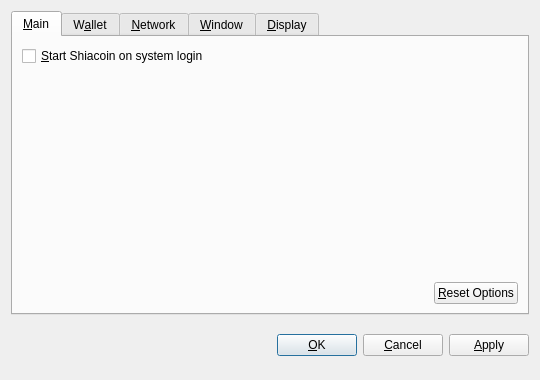
<?xml version="1.0" encoding="UTF-8"?>
<ui version="4.0">
 <class>OptionsDialog</class>
 <widget class="QDialog" name="OptionsDialog">
  <property name="geometry">
   <rect>
    <x>0</x>
    <y>0</y>
    <width>540</width>
    <height>380</height>
   </rect>
  </property>
  <property name="windowTitle">
   <string>Options</string>
  </property>
  <property name="modal">
   <bool>true</bool>
  </property>
  <layout class="QVBoxLayout" name="verticalLayout">
   <item>
    <widget class="QTabWidget" name="tabWidget">
     <property name="tabPosition">
      <enum>QTabWidget::North</enum>
     </property>
     <property name="currentIndex">
      <number>0</number>
     </property>
     <widget class="QWidget" name="tabMain">
      <attribute name="title">
       <string>&amp;Main</string>
      </attribute>
      <layout class="QVBoxLayout" name="verticalLayout_Main">
       <item>
        <widget class="QCheckBox" name="bitcoinAtStartup">
         <property name="toolTip">
          <string>Automatically start Shiacoin after logging in to the system.</string>
         </property>
         <property name="text">
          <string>&amp;Start Shiacoin on system login</string>
         </property>
        </widget>
       </item>
       <item>
        <spacer name="verticalSpacer_Main">
         <property name="orientation">
          <enum>Qt::Vertical</enum>
         </property>
         <property name="sizeHint" stdset="0">
          <size>
           <width>20</width>
           <height>40</height>
          </size>
         </property>
        </spacer>
       </item>
       <item>
        <layout class="QHBoxLayout" name="horizontalLayout_2_Main">
         <item>
          <spacer name="horizontalSpacer_2_Main">
           <property name="orientation">
            <enum>Qt::Horizontal</enum>
           </property>
           <property name="sizeHint" stdset="0">
            <size>
             <width>40</width>
             <height>20</height>
            </size>
           </property>
          </spacer>
         </item>
         <item>
          <widget class="QPushButton" name="resetButton">
           <property name="toolTip">
            <string>Reset all client options to default.</string>
           </property>
           <property name="text">
            <string>&amp;Reset Options</string>
           </property>
           <property name="autoDefault">
            <bool>false</bool>
           </property>
          </widget>
         </item>
        </layout>
       </item>
      </layout>
     </widget>
     <widget class="QWidget" name="tabWallet">
      <attribute name="title">
       <string>W&amp;allet</string>
      </attribute>
      <layout class="QVBoxLayout" name="verticalLayout_Network">
       <item>
        <widget class="QLabel" name="transactionFeeInfoLabel">
         <property name="text">
          <string>Optional transaction fee per kB that helps make sure your transactions are processed quickly. Most transactions are 1 kB.</string>
         </property>
         <property name="textFormat">
          <enum>Qt::PlainText</enum>
         </property>
         <property name="wordWrap">
          <bool>true</bool>
         </property>
        </widget>
       </item>
       <item>
        <layout class="QHBoxLayout" name="horizontalLayout_1_Main">
         <item>
          <widget class="QLabel" name="transactionFeeLabel">
           <property name="text">
            <string>Pay transaction &amp;fee</string>
           </property>
           <property name="textFormat">
            <enum>Qt::PlainText</enum>
           </property>
           <property name="buddy">
            <cstring>transactionFee</cstring>
           </property>
          </widget>
         </item>
         <item>
          <widget class="BitcoinAmountField" name="transactionFee"/>
         </item>
         <item>
          <spacer name="horizontalSpacer_1_Main">
           <property name="orientation">
            <enum>Qt::Horizontal</enum>
           </property>
           <property name="sizeHint" stdset="0">
            <size>
             <width>40</width>
             <height>20</height>
            </size>
           </property>
          </spacer>
         </item>
        </layout>
       </item>
       <item>
        <widget class="QLabel" name="label">
         <property name="text">
          <string>If you disable the spending of unconfirmed change, the change from a transaction cannot be used until that transaction has at least one confirmation. This also affects how your balance is computed.</string>
         </property>
         <property name="wordWrap">
          <bool>true</bool>
         </property>
        </widget>
       </item>
       <item>
        <widget class="QCheckBox" name="spendZeroConfChange">
         <property name="text">
          <string>Spend unconfirmed change  (experts only)</string>
         </property>
        </widget>
       </item>
       <item>
        <spacer name="verticalSpacer">
         <property name="orientation">
          <enum>Qt::Vertical</enum>
         </property>
         <property name="sizeHint" stdset="0">
          <size>
           <width>20</width>
           <height>40</height>
          </size>
         </property>
        </spacer>
       </item>
      </layout>
     </widget>
     <widget class="QWidget" name="tabNetwork">
      <attribute name="title">
       <string>&amp;Network</string>
      </attribute>
      <layout class="QVBoxLayout" name="verticalLayout_Network">
       <item>
        <widget class="QCheckBox" name="mapPortUpnp">
         <property name="toolTip">
          <string>Automatically open the Shiacoin client port on the router. This only works when your router supports UPnP and it is enabled.</string>
         </property>
         <property name="text">
          <string>Map port using &amp;UPnP</string>
         </property>
        </widget>
       </item>
       <item>
        <widget class="QCheckBox" name="connectSocks">
         <property name="toolTip">
          <string>Connect to the Shiacoin network through a SOCKS proxy (e.g. when connecting through Tor).</string>
         </property>
         <property name="text">
          <string>&amp;Connect through SOCKS proxy:</string>
         </property>
        </widget>
       </item>
       <item>
        <layout class="QHBoxLayout" name="horizontalLayout_Network">
         <item>
          <widget class="QLabel" name="proxyIpLabel">
           <property name="text">
            <string>Proxy &amp;IP:</string>
           </property>
           <property name="textFormat">
            <enum>Qt::PlainText</enum>
           </property>
           <property name="buddy">
            <cstring>proxyIp</cstring>
           </property>
          </widget>
         </item>
         <item>
          <widget class="QValidatedLineEdit" name="proxyIp">
           <property name="maximumSize">
            <size>
             <width>140</width>
             <height>16777215</height>
            </size>
           </property>
           <property name="toolTip">
            <string>IP address of the proxy (e.g. 127.0.0.1)</string>
           </property>
          </widget>
         </item>
         <item>
          <widget class="QLabel" name="proxyPortLabel">
           <property name="text">
            <string>&amp;Port:</string>
           </property>
           <property name="textFormat">
            <enum>Qt::PlainText</enum>
           </property>
           <property name="buddy">
            <cstring>proxyPort</cstring>
           </property>
          </widget>
         </item>
         <item>
          <widget class="QLineEdit" name="proxyPort">
           <property name="maximumSize">
            <size>
             <width>55</width>
             <height>16777215</height>
            </size>
           </property>
           <property name="toolTip">
            <string>Port of the proxy (e.g. 9050)</string>
           </property>
          </widget>
         </item>
         <item>
          <widget class="QLabel" name="socksVersionLabel">
           <property name="text">
            <string>SOCKS &amp;Version:</string>
           </property>
           <property name="textFormat">
            <enum>Qt::PlainText</enum>
           </property>
           <property name="buddy">
            <cstring>socksVersion</cstring>
           </property>
          </widget>
         </item>
         <item>
          <widget class="QValueComboBox" name="socksVersion">
           <property name="toolTip">
            <string>SOCKS version of the proxy (e.g. 5)</string>
           </property>
          </widget>
         </item>
         <item>
          <spacer name="horizontalSpacer_Network">
           <property name="orientation">
            <enum>Qt::Horizontal</enum>
           </property>
           <property name="sizeHint" stdset="0">
            <size>
             <width>40</width>
             <height>20</height>
            </size>
           </property>
          </spacer>
         </item>
        </layout>
       </item>
       <item>
        <spacer name="verticalSpacer_Network">
         <property name="orientation">
          <enum>Qt::Vertical</enum>
         </property>
         <property name="sizeHint" stdset="0">
          <size>
           <width>20</width>
           <height>40</height>
          </size>
         </property>
        </spacer>
       </item>
      </layout>
     </widget>
     <widget class="QWidget" name="tabWindow">
      <attribute name="title">
       <string>&amp;Window</string>
      </attribute>
      <layout class="QVBoxLayout" name="verticalLayout_Window">
       <item>
        <widget class="QCheckBox" name="minimizeToTray">
         <property name="toolTip">
          <string>Show only a tray icon after minimizing the window.</string>
         </property>
         <property name="text">
          <string>&amp;Minimize to the tray instead of the taskbar</string>
         </property>
        </widget>
       </item>
       <item>
        <widget class="QCheckBox" name="minimizeOnClose">
         <property name="toolTip">
          <string>Minimize instead of exit the application when the window is closed. When this option is enabled, the application will be closed only after selecting Quit in the menu.</string>
         </property>
         <property name="text">
          <string>M&amp;inimize on close</string>
         </property>
        </widget>
       </item>
       <item>
        <spacer name="verticalSpacer_Window">
         <property name="orientation">
          <enum>Qt::Vertical</enum>
         </property>
         <property name="sizeHint" stdset="0">
          <size>
           <width>20</width>
           <height>40</height>
          </size>
         </property>
        </spacer>
       </item>
      </layout>
     </widget>
     <widget class="QWidget" name="tabDisplay">
      <attribute name="title">
       <string>&amp;Display</string>
      </attribute>
      <layout class="QVBoxLayout" name="verticalLayout_Display">
       <item>
        <layout class="QHBoxLayout" name="horizontalLayout_1_Display">
         <item>
          <widget class="QLabel" name="langLabel">
           <property name="text">
            <string>User Interface &amp;language:</string>
           </property>
           <property name="textFormat">
            <enum>Qt::PlainText</enum>
           </property>
           <property name="buddy">
            <cstring>lang</cstring>
           </property>
          </widget>
         </item>
         <item>
          <widget class="QValueComboBox" name="lang">
           <property name="toolTip">
            <string>The user interface language can be set here. This setting will take effect after restarting Shiacoin.</string>
           </property>
          </widget>
         </item>
        </layout>
       </item>
       <item>
        <layout class="QHBoxLayout" name="horizontalLayout_2_Display">
         <item>
          <widget class="QLabel" name="unitLabel">
           <property name="text">
            <string>&amp;Unit to show amounts in:</string>
           </property>
           <property name="textFormat">
            <enum>Qt::PlainText</enum>
           </property>
           <property name="buddy">
            <cstring>unit</cstring>
           </property>
          </widget>
         </item>
         <item>
          <widget class="QValueComboBox" name="unit">
           <property name="toolTip">
            <string>Choose the default subdivision unit to show in the interface and when sending coins.</string>
           </property>
          </widget>
         </item>
        </layout>
       </item>
       <item>
        <widget class="QCheckBox" name="displayAddresses">
         <property name="toolTip">
          <string>Whether to show Shiacoin addresses in the transaction list or not.</string>
         </property>
         <property name="text">
          <string>&amp;Display addresses in transaction list</string>
         </property>
        </widget>
       </item>
       <item>
        <widget class="QCheckBox" name="coinControlFeatures">
         <property name="toolTip">
          <string>Whether to show coin control features or not.</string>
         </property>
         <property name="text">
          <string>Display coin &amp;control features (experts only!)</string>
         </property>
        </widget>
       </item>
       <item>
        <spacer name="verticalSpacer_Display">
         <property name="orientation">
          <enum>Qt::Vertical</enum>
         </property>
         <property name="sizeHint" stdset="0">
          <size>
           <width>20</width>
           <height>40</height>
          </size>
         </property>
        </spacer>
       </item>
      </layout>
     </widget>
    </widget>
   </item>
   <item>
    <layout class="QHBoxLayout" name="horizontalLayout_Buttons">
     <item>
      <spacer name="horizontalSpacer_1">
       <property name="orientation">
        <enum>Qt::Horizontal</enum>
       </property>
       <property name="sizeHint" stdset="0">
        <size>
         <width>40</width>
         <height>48</height>
        </size>
       </property>
      </spacer>
     </item>
     <item>
      <widget class="QLabel" name="statusLabel">
       <property name="font">
        <font>
         <weight>75</weight>
         <bold>true</bold>
        </font>
       </property>
       <property name="text">
        <string/>
       </property>
       <property name="textFormat">
        <enum>Qt::PlainText</enum>
       </property>
       <property name="wordWrap">
        <bool>true</bool>
       </property>
      </widget>
     </item>
     <item>
      <spacer name="horizontalSpacer_2">
       <property name="orientation">
        <enum>Qt::Horizontal</enum>
       </property>
       <property name="sizeHint" stdset="0">
        <size>
         <width>40</width>
         <height>48</height>
        </size>
       </property>
      </spacer>
     </item>
     <item>
      <widget class="QPushButton" name="okButton">
       <property name="text">
        <string>&amp;OK</string>
       </property>
      </widget>
     </item>
     <item>
      <widget class="QPushButton" name="cancelButton">
       <property name="text">
        <string>&amp;Cancel</string>
       </property>
       <property name="autoDefault">
        <bool>false</bool>
       </property>
      </widget>
     </item>
     <item>
      <widget class="QPushButton" name="applyButton">
       <property name="text">
        <string>&amp;Apply</string>
       </property>
       <property name="autoDefault">
        <bool>false</bool>
       </property>
      </widget>
     </item>
    </layout>
   </item>
  </layout>
 </widget>
 <customwidgets>
  <customwidget>
   <class>BitcoinAmountField</class>
   <extends>QSpinBox</extends>
   <header>bitcoinamountfield.h</header>
  </customwidget>
  <customwidget>
   <class>QValueComboBox</class>
   <extends>QComboBox</extends>
   <header>qvaluecombobox.h</header>
  </customwidget>
  <customwidget>
   <class>QValidatedLineEdit</class>
   <extends>QLineEdit</extends>
   <header>qvalidatedlineedit.h</header>
  </customwidget>
 </customwidgets>
 <resources/>
 <connections/>
</ui>
